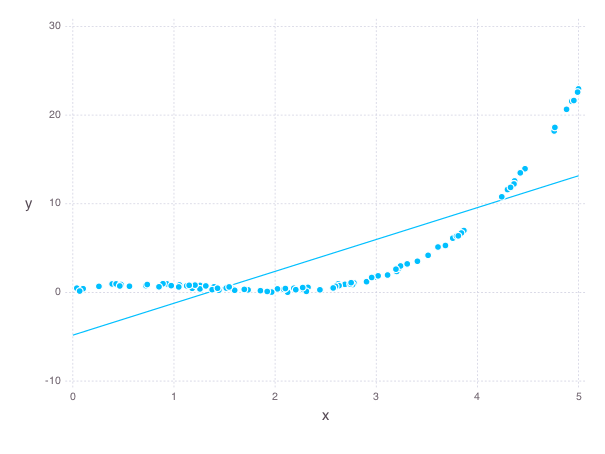

Recreate this plot in Julia.
# Simple Linear Regression
# Originally written by Keegan Go for lsqpy
# Translated into LinearLeastSquares.jl by Karanveer Mohan and David Zeng

using LinearLeastSquares
using Gadfly
# Set the random seed to get consistent data
srand(1)

# Number of examples to use
n = 100

# Specify the true value of the variable
true_coeffs = [2; -2; 0.5]

# Generate data
x_data = rand(n) * 5
x_data_expanded = hcat([x_data .^ i for i in 1 : 3]...)
y_data = x_data_expanded * true_coeffs + 0.5 * rand(n)

slope = Variable()
offset = Variable()
line = offset + x_data * slope
residuals = line - y_data
error = sum_squares(residuals)
optval = minimize!(error)

# plot the data and the line
t = [0; 5; 0.1]
p = plot(
  layer(x=x_data, y=y_data, Geom.point),
  layer(x=t, y=evaluate(slope) * t + evaluate(offset), Geom.line),
  Theme(panel_fill=color("white"))
)
# draw(PNG("linear_regression.png", 16cm, 12cm), p)
